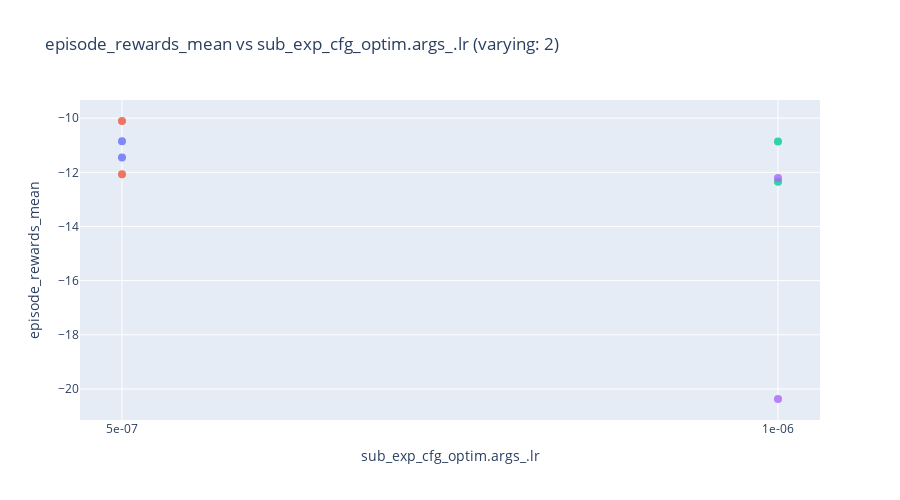
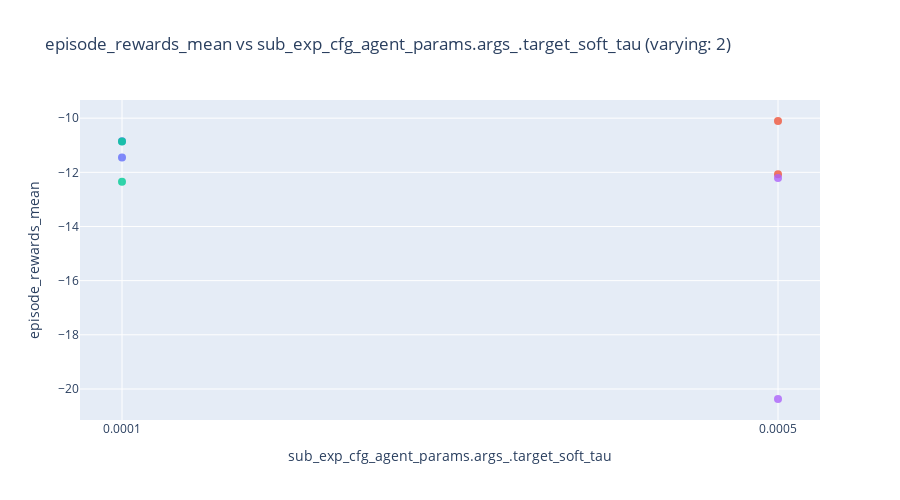

Notebook source saved alongside these figures, in order:
### Code cell
import plotly.express as px

# --- config ---
target_col = "episode_rewards_mean"  # your target metric
color_col = "experiment_name"  # optional color grouping
readable_names = {
    # optional friendly names; falls back to raw column name if missing
    # "hp_raw_name": "Pretty Name",
}

# --- build plots ---
varying_hps = [hp for hp in hyperparam_columns if sub_df[hp].nunique(dropna=False) > 1]

if not varying_hps:
    print("No hyperparameters with more than one unique value — nothing to plot.")
else:
    for hp in varying_hps:
        # Rename only the current x column (leave others as-is for hover)
        x_name = readable_names.get(hp, hp)
        plot_df = sub_df.rename(columns={hp: x_name})

        fig = px.scatter(
            plot_df,
            x=x_name,
            y=target_col,
            color=color_col if color_col in plot_df.columns else None,
            hover_data=hyperparam_columns,  # handy to inspect full config per point
            title=f"{target_col} vs {x_name} (varying: {sub_df[hp].nunique(dropna=False)})",
            height=500,
        )
        fig.update_traces(mode="markers", marker=dict(size=8, opacity=0.8))
        fig.update_layout(showlegend=False)
        fig.show()

### Figure 1 — Plotly figure (JSON) as saved in the notebook; plotly's stock layout.template omitted (floating-point values rounded to 4 significant figures)
{"data": [{"customdata": [["OpinionNet", "0.0001", "fixed_res"], ["OpinionNet", "0.0001", "fixed_res"]], "hovertemplate": "experiment_name=0000_estimator.model_OpinionNet__optim.args_.lr_5e-07__agent_params.args_.target_soft_tau_0.0001__experiment_fixed_res<br>sub_exp_cfg_optim.args_.lr=%{x}<br>episode_rewards_mean=%{y}<br>sub_exp_cfg_estimator.model=%{customdata[0]}<br>sub_exp_cfg_agent_params.args_.target_soft_tau=%{customdata[1]}<br>sub_exp_cfg_experiment=%{customdata[2]}<extra></extra>", "legendgroup": "0000_estimator.model_OpinionNet__optim.args_.lr_5e-07__agent_params.args_.target_soft_tau_0.0001__experiment_fixed_res", "marker": {"color": "#636efa", "opacity": 0.8, "size": 8, "symbol": "circle"}, "mode": "markers", "name": "0000_estimator.model_OpinionNet__optim.args_.lr_5e-07__agent_params.args_.target_soft_tau_0.0001__experiment_fixed_res", "orientation": "v", "showlegend": true, "type": "scatter", "x": ["5e-07", "5e-07"], "xaxis": "x", "y": [-11.45, -10.85], "yaxis": "y"}, {"customdata": [["OpinionNet", "0.0005", "fixed_res"], ["OpinionNet", "0.0005", "fixed_res"]], "hovertemplate": "experiment_name=0001_estimator.model_OpinionNet__optim.args_.lr_5e-07__agent_params.args_.target_soft_tau_0.0005__experiment_fixed_res<br>sub_exp_cfg_optim.args_.lr=%{x}<br>episode_rewards_mean=%{y}<br>sub_exp_cfg_estimator.model=%{customdata[0]}<br>sub_exp_cfg_agent_params.args_.target_soft_tau=%{customdata[1]}<br>sub_exp_cfg_experiment=%{customdata[2]}<extra></extra>", "legendgroup": "0001_estimator.model_OpinionNet__optim.args_.lr_5e-07__agent_params.args_.target_soft_tau_0.0005__experiment_fixed_res", "marker": {"color": "#EF553B", "opacity": 0.8, "size": 8, "symbol": "circle"}, "mode": "markers", "name": "0001_estimator.model_OpinionNet__optim.args_.lr_5e-07__agent_params.args_.target_soft_tau_0.0005__experiment_fixed_res", "orientation": "v", "showlegend": true, "type": "scatter", "x": ["5e-07", "5e-07"], "xaxis": "x", "y": [-12.07, -10.1], "yaxis": "y"}, {"customdata": [["OpinionNet", "0.0001", "fixed_res"], ["OpinionNet", "0.0001", "fixed_res"]], "hovertemplate": "experiment_name=0002_estimator.model_OpinionNet__optim.args_.lr_1e-06__agent_params.args_.target_soft_tau_0.0001__experiment_fixed_res<br>sub_exp_cfg_optim.args_.lr=%{x}<br>episode_rewards_mean=%{y}<br>sub_exp_cfg_estimator.model=%{customdata[0]}<br>sub_exp_cfg_agent_params.args_.target_soft_tau=%{customdata[1]}<br>sub_exp_cfg_experiment=%{customdata[2]}<extra></extra>", "legendgroup": "0002_estimator.model_OpinionNet__optim.args_.lr_1e-06__agent_params.args_.target_soft_tau_0.0001__experiment_fixed_res", "marker": {"color": "#00cc96", "opacity": 0.8, "size": 8, "symbol": "circle"}, "mode": "markers", "name": "0002_estimator.model_OpinionNet__optim.args_.lr_1e-06__agent_params.args_.target_soft_tau_0.0001__experiment_fixed_res", "orientation": "v", "showlegend": true, "type": "scatter", "x": ["1e-06", "1e-06"], "xaxis": "x", "y": [-10.86, -12.35], "yaxis": "y"}, {"customdata": [["OpinionNet", "0.0005", "fixed_res"], ["OpinionNet", "0.0005", "fixed_res"]], "hovertemplate": "experiment_name=0003_estimator.model_OpinionNet__optim.args_.lr_1e-06__agent_params.args_.target_soft_tau_0.0005__experiment_fixed_res<br>sub_exp_cfg_optim.args_.lr=%{x}<br>episode_rewards_mean=%{y}<br>sub_exp_cfg_estimator.model=%{customdata[0]}<br>sub_exp_cfg_agent_params.args_.target_soft_tau=%{customdata[1]}<br>sub_exp_cfg_experiment=%{customdata[2]}<extra></extra>", "legendgroup": "0003_estimator.model_OpinionNet__optim.args_.lr_1e-06__agent_params.args_.target_soft_tau_0.0005__experiment_fixed_res", "marker": {"color": "#ab63fa", "opacity": 0.8, "size": 8, "symbol": "circle"}, "mode": "markers", "name": "0003_estimator.model_OpinionNet__optim.args_.lr_1e-06__agent_params.args_.target_soft_tau_0.0005__experiment_fixed_res", "orientation": "v", "showlegend": true, "type": "scatter", "x": ["1e-06", "1e-06"], "xaxis": "x", "y": [-12.21, -20.37], "yaxis": "y"}], "layout": {"height": 500, "legend": {"title": {"text": "experiment_name"}, "tracegroupgap": 0}, "showlegend": false, "title": {"text": "episode_rewards_mean vs sub_exp_cfg_optim.args_.lr (varying: 2)"}, "xaxis": {"anchor": "y", "domain": [0, 1], "title": {"text": "sub_exp_cfg_optim.args_.lr"}}, "yaxis": {"anchor": "x", "domain": [0, 1], "title": {"text": "episode_rewards_mean"}}}}

### Figure 2 — Plotly figure (JSON) as saved in the notebook; plotly's stock layout.template omitted (floating-point values rounded to 4 significant figures)
{"data": [{"customdata": [["OpinionNet", "5e-07", "fixed_res"], ["OpinionNet", "5e-07", "fixed_res"]], "hovertemplate": "experiment_name=0000_estimator.model_OpinionNet__optim.args_.lr_5e-07__agent_params.args_.target_soft_tau_0.0001__experiment_fixed_res<br>sub_exp_cfg_agent_params.args_.target_soft_tau=%{x}<br>episode_rewards_mean=%{y}<br>sub_exp_cfg_estimator.model=%{customdata[0]}<br>sub_exp_cfg_optim.args_.lr=%{customdata[1]}<br>sub_exp_cfg_experiment=%{customdata[2]}<extra></extra>", "legendgroup": "0000_estimator.model_OpinionNet__optim.args_.lr_5e-07__agent_params.args_.target_soft_tau_0.0001__experiment_fixed_res", "marker": {"color": "#636efa", "opacity": 0.8, "size": 8, "symbol": "circle"}, "mode": "markers", "name": "0000_estimator.model_OpinionNet__optim.args_.lr_5e-07__agent_params.args_.target_soft_tau_0.0001__experiment_fixed_res", "orientation": "v", "showlegend": true, "type": "scatter", "x": ["0.0001", "0.0001"], "xaxis": "x", "y": [-11.45, -10.85], "yaxis": "y"}, {"customdata": [["OpinionNet", "5e-07", "fixed_res"], ["OpinionNet", "5e-07", "fixed_res"]], "hovertemplate": "experiment_name=0001_estimator.model_OpinionNet__optim.args_.lr_5e-07__agent_params.args_.target_soft_tau_0.0005__experiment_fixed_res<br>sub_exp_cfg_agent_params.args_.target_soft_tau=%{x}<br>episode_rewards_mean=%{y}<br>sub_exp_cfg_estimator.model=%{customdata[0]}<br>sub_exp_cfg_optim.args_.lr=%{customdata[1]}<br>sub_exp_cfg_experiment=%{customdata[2]}<extra></extra>", "legendgroup": "0001_estimator.model_OpinionNet__optim.args_.lr_5e-07__agent_params.args_.target_soft_tau_0.0005__experiment_fixed_res", "marker": {"color": "#EF553B", "opacity": 0.8, "size": 8, "symbol": "circle"}, "mode": "markers", "name": "0001_estimator.model_OpinionNet__optim.args_.lr_5e-07__agent_params.args_.target_soft_tau_0.0005__experiment_fixed_res", "orientation": "v", "showlegend": true, "type": "scatter", "x": ["0.0005", "0.0005"], "xaxis": "x", "y": [-12.07, -10.1], "yaxis": "y"}, {"customdata": [["OpinionNet", "1e-06", "fixed_res"], ["OpinionNet", "1e-06", "fixed_res"]], "hovertemplate": "experiment_name=0002_estimator.model_OpinionNet__optim.args_.lr_1e-06__agent_params.args_.target_soft_tau_0.0001__experiment_fixed_res<br>sub_exp_cfg_agent_params.args_.target_soft_tau=%{x}<br>episode_rewards_mean=%{y}<br>sub_exp_cfg_estimator.model=%{customdata[0]}<br>sub_exp_cfg_optim.args_.lr=%{customdata[1]}<br>sub_exp_cfg_experiment=%{customdata[2]}<extra></extra>", "legendgroup": "0002_estimator.model_OpinionNet__optim.args_.lr_1e-06__agent_params.args_.target_soft_tau_0.0001__experiment_fixed_res", "marker": {"color": "#00cc96", "opacity": 0.8, "size": 8, "symbol": "circle"}, "mode": "markers", "name": "0002_estimator.model_OpinionNet__optim.args_.lr_1e-06__agent_params.args_.target_soft_tau_0.0001__experiment_fixed_res", "orientation": "v", "showlegend": true, "type": "scatter", "x": ["0.0001", "0.0001"], "xaxis": "x", "y": [-10.86, -12.35], "yaxis": "y"}, {"customdata": [["OpinionNet", "1e-06", "fixed_res"], ["OpinionNet", "1e-06", "fixed_res"]], "hovertemplate": "experiment_name=0003_estimator.model_OpinionNet__optim.args_.lr_1e-06__agent_params.args_.target_soft_tau_0.0005__experiment_fixed_res<br>sub_exp_cfg_agent_params.args_.target_soft_tau=%{x}<br>episode_rewards_mean=%{y}<br>sub_exp_cfg_estimator.model=%{customdata[0]}<br>sub_exp_cfg_optim.args_.lr=%{customdata[1]}<br>sub_exp_cfg_experiment=%{customdata[2]}<extra></extra>", "legendgroup": "0003_estimator.model_OpinionNet__optim.args_.lr_1e-06__agent_params.args_.target_soft_tau_0.0005__experiment_fixed_res", "marker": {"color": "#ab63fa", "opacity": 0.8, "size": 8, "symbol": "circle"}, "mode": "markers", "name": "0003_estimator.model_OpinionNet__optim.args_.lr_1e-06__agent_params.args_.target_soft_tau_0.0005__experiment_fixed_res", "orientation": "v", "showlegend": true, "type": "scatter", "x": ["0.0005", "0.0005"], "xaxis": "x", "y": [-12.21, -20.37], "yaxis": "y"}], "layout": {"height": 500, "legend": {"title": {"text": "experiment_name"}, "tracegroupgap": 0}, "showlegend": false, "title": {"text": "episode_rewards_mean vs sub_exp_cfg_agent_params.args_.target_soft_tau (varying: 2)"}, "xaxis": {"anchor": "y", "domain": [0, 1], "title": {"text": "sub_exp_cfg_agent_params.args_.target_soft_tau"}}, "yaxis": {"anchor": "x", "domain": [0, 1], "title": {"text": "episode_rewards_mean"}}}}
